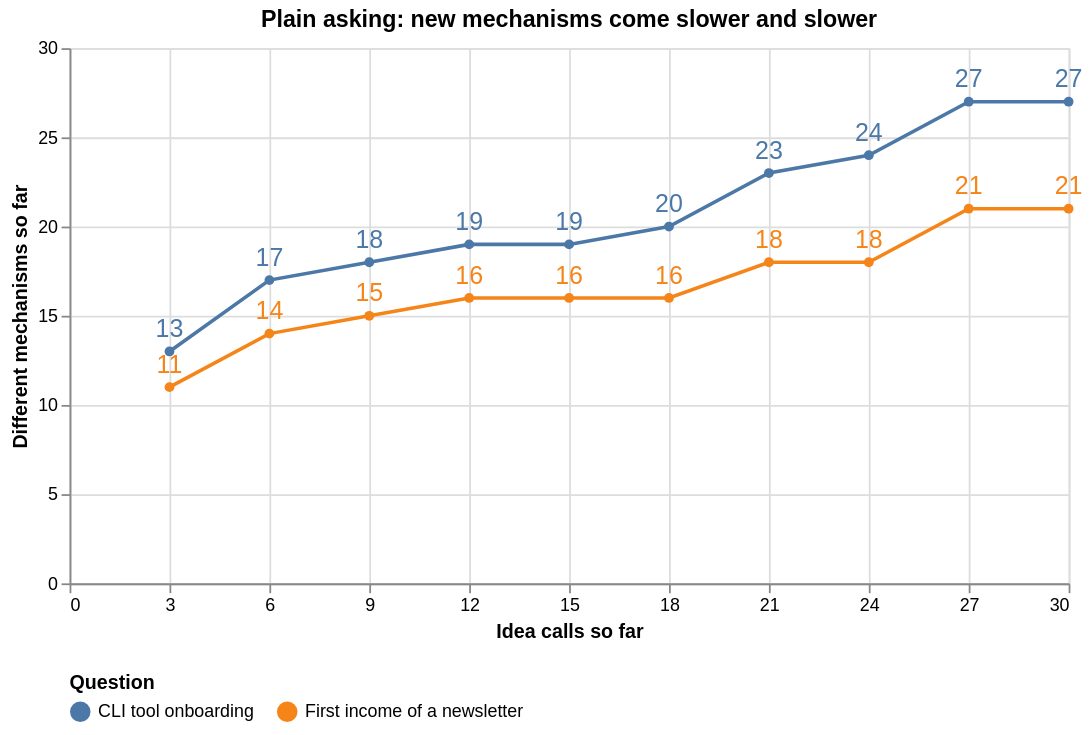

Vega-Lite specification stored for this chart:
### Vega-Lite specification from a JSON file in a GitHub repository (floating-point values rounded to 4 significant figures)
{"usermeta": {"fig": {"content": "data", "style": "cool-clean", "candidates": ["cool-clean"], "why": "counts read from the result files", "surface": "repo-doc"}}, "title": "Plain asking: new mechanisms come slower and slower", "width": 560, "height": 300, "data": {"values": [{"calls": 3, "mechanisms": 13, "question": "CLI tool onboarding"}, {"calls": 6, "mechanisms": 17, "question": "CLI tool onboarding"}, {"calls": 9, "mechanisms": 18, "question": "CLI tool onboarding"}, {"calls": 12, "mechanisms": 19, "question": "CLI tool onboarding"}, {"calls": 15, "mechanisms": 19, "question": "CLI tool onboarding"}, {"calls": 18, "mechanisms": 20, "question": "CLI tool onboarding"}, {"calls": 21, "mechanisms": 23, "question": "CLI tool onboarding"}, {"calls": 24, "mechanisms": 24, "question": "CLI tool onboarding"}, {"calls": 27, "mechanisms": 27, "question": "CLI tool onboarding"}, {"calls": 30, "mechanisms": 27, "question": "CLI tool onboarding"}, {"calls": 3, "mechanisms": 11, "question": "First income of a newsletter"}, {"calls": 6, "mechanisms": 14, "question": "First income of a newsletter"}, {"calls": 9, "mechanisms": 15, "question": "First income of a newsletter"}, {"calls": 12, "mechanisms": 16, "question": "First income of a newsletter"}, {"calls": 15, "mechanisms": 16, "question": "First income of a newsletter"}, {"calls": 18, "mechanisms": 16, "question": "First income of a newsletter"}, {"calls": 21, "mechanisms": 18, "question": "First income of a newsletter"}, {"calls": 24, "mechanisms": 18, "question": "First income of a newsletter"}, {"calls": 27, "mechanisms": 21, "question": "First income of a newsletter"}, {"calls": 30, "mechanisms": 21, "question": "First income of a newsletter"}]}, "layer": [{"mark": {"type": "line", "point": true}, "encoding": {"x": {"field": "calls", "type": "quantitative", "title": "Idea calls so far", "scale": {"domain": [0, 30]}, "axis": {"values": [0, 3, 6, 9, 12, 15, 18, 21, 24, 27, 30]}}, "y": {"field": "mechanisms", "type": "quantitative", "title": "Different mechanisms so far", "scale": {"domain": [0, 30]}}, "color": {"field": "question", "type": "nominal", "title": "Question", "legend": {"orient": "bottom"}}}}, {"mark": {"type": "text", "dy": -12, "fontSize": 14}, "encoding": {"x": {"field": "calls", "type": "quantitative", "title": "Idea calls so far", "scale": {"domain": [0, 30]}, "axis": {"values": [0, 3, 6, 9, 12, 15, 18, 21, 24, 27, 30]}}, "y": {"field": "mechanisms", "type": "quantitative", "title": "Different mechanisms so far", "scale": {"domain": [0, 30]}}, "color": {"field": "question", "type": "nominal", "title": "Question", "legend": {"orient": "bottom"}}, "text": {"field": "mechanisms"}}}]}
